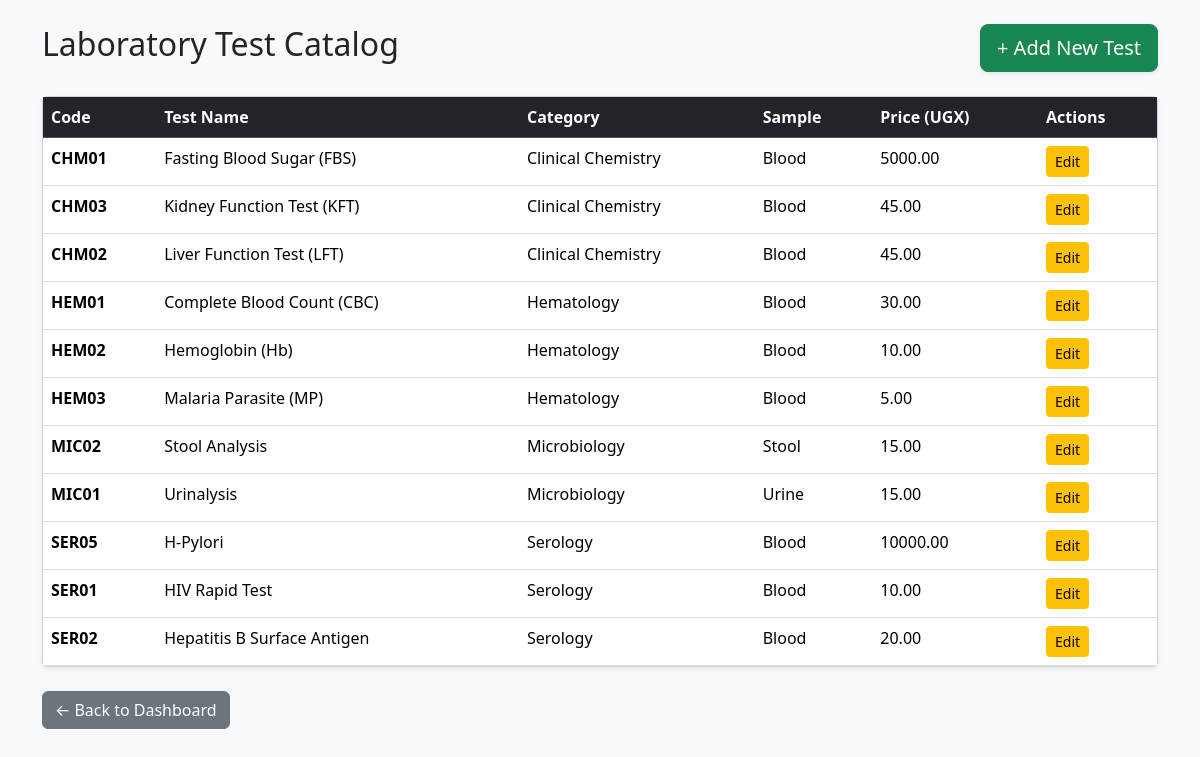
The page /laboratory/tests/ (signed in) on the database its author committed.
### laboratory/models.py (models this page shows, shortened)
class LabTest(models.Model):
    code = models.CharField(max_length=20, unique=True)
    name = models.CharField(max_length=200)
    category = models.ForeignKey(TestCategory, on_delete=models.PROTECT, related_name='tests')
    price = models.DecimalField(max_digits=10, decimal_places=2)
    sample_type = models.CharField(max_length=50)  # Blood, Urine, Stool
    turnaround_hours = models.PositiveIntegerField(default=24)
    reference_range = models.CharField(max_length=200, blank=True)
    unit = models.CharField(max_length=30, blank=True)
    is_active = models.BooleanField(default=True)
    required_stock = models.ManyToManyField(StockItem, blank=True, help_text="Select strips/reagents used for this test")
    class Meta:
        ordering = ['code']

class TestCategory(models.Model):
    name = models.CharField(max_length=100)  # Hematology, Chemistry, Microbiology
    description = models.TextField(blank=True)
    class Meta:
        verbose_name_plural = "Test Categories"
        ordering = ['name']
    def __str__(self):
        return self.name

### laboratory/views.py (the view, shortened to what this page needs)
# urls.py: path('tests/', views.test_list, name='tests'),
@login_required
def test_list(request):
    tests = LabTest.objects.all().order_by('category__name', 'name')
    edit_id = request.GET.get('edit_id')
    if edit_id:
        test_to_edit = get_object_or_404(LabTest, id=edit_id)
        form = LabTestForm(instance=test_to_edit)
    else:
        test_to_edit = None
        form = LabTestForm()
    return render(request, 'laboratory/tests.html', {
        'tests': tests,
        'form': form,
        'test_to_edit': test_to_edit
    })

### templates/laboratory/tests.html (shortened to what this page needs)
<!DOCTYPE html>
<html>
<head>
  <link href="https://cdn.jsdelivr.net/npm/bootstrap@5.3.3/dist/css/bootstrap.min.css" rel="stylesheet">
</head>
<body class="bg-light p-4">
  <div class="container">
    <div class="d-flex justify-content-between align-items-center mb-4">
      <h2 class="font-weight-bold">Laboratory Test Catalog</h2>
      <button type="button" class="btn btn-success btn-lg shadow-sm" data-bs-toggle="modal" data-bs-target="#testModal">
        + Add New Test
      </button>
    </div>
    <div class="card shadow-sm">
      <table class="table table-hover mb-0">
        <thead class="table-dark">
          <tr>
            <th>Code</th>
            <th>Test Name</th>
            <th>Category</th>
            <th>Sample</th>
            <th>Price (UGX)</th>
            <th>Actions</th>
          </tr>
        </thead>
        <tbody>
          {% for test in tests %}
          <tr>
            <td><strong>{{ test.code }}</strong></td>
            <td>{{ test.name }}</td>
            <td>{{ test.category.name }}</td>
            <td>{{ test.sample_type }}</td>
            <td>{{ test.price }}</td>
            <td>
              <a href="?edit_id={{ test.id }}" class="btn btn-sm btn-warning">Edit</a>
            </td>
          </tr>
          {% empty %}
          <tr><td colspan="6" class="text-center py-4">No tests available.</td></tr>
          {% endfor %}
        </tbody>
      </table>
    </div>
    <br>
    <a href="/" class="btn btn-secondary">← Back to Dashboard</a>
  </div>
</body>
</html>

### rows shown on the page
LabTest: code "CHM01", name "Fasting Blood Sugar (FBS)", category.name "Clinical Chemistry", sample_type "Blood", price "5000.00"
LabTest: code "CHM03", name "Kidney Function Test (KFT)", category.name "Clinical Chemistry", sample_type "Blood", price "45.00"
LabTest: code "CHM02", name "Liver Function Test (LFT)", category.name "Clinical Chemistry", sample_type "Blood", price "45.00"
LabTest: code "HEM01", name "Complete Blood Count (CBC)", category.name "Hematology", sample_type "Blood", price "30.00"
LabTest: code "HEM02", name "Hemoglobin (Hb)", category.name "Hematology", sample_type "Blood", price "10.00"
LabTest: code "HEM03", name "Malaria Parasite (MP)", category.name "Hematology", sample_type "Blood", price "5.00"
LabTest: code "MIC02", name "Stool Analysis", category.name "Microbiology", sample_type "Stool", price "15.00"
LabTest: code "MIC01", name "Urinalysis", category.name "Microbiology", sample_type "Urine", price "15.00"
LabTest: code "SER05", name "H-Pylori", category.name "Serology", sample_type "Blood", price "10000.00"
LabTest: code "SER01", name "HIV Rapid Test", category.name "Serology", sample_type "Blood", price "10.00"
LabTest: code "SER02", name "Hepatitis B Surface Antigen", category.name "Serology", sample_type "Blood", price "20.00"
